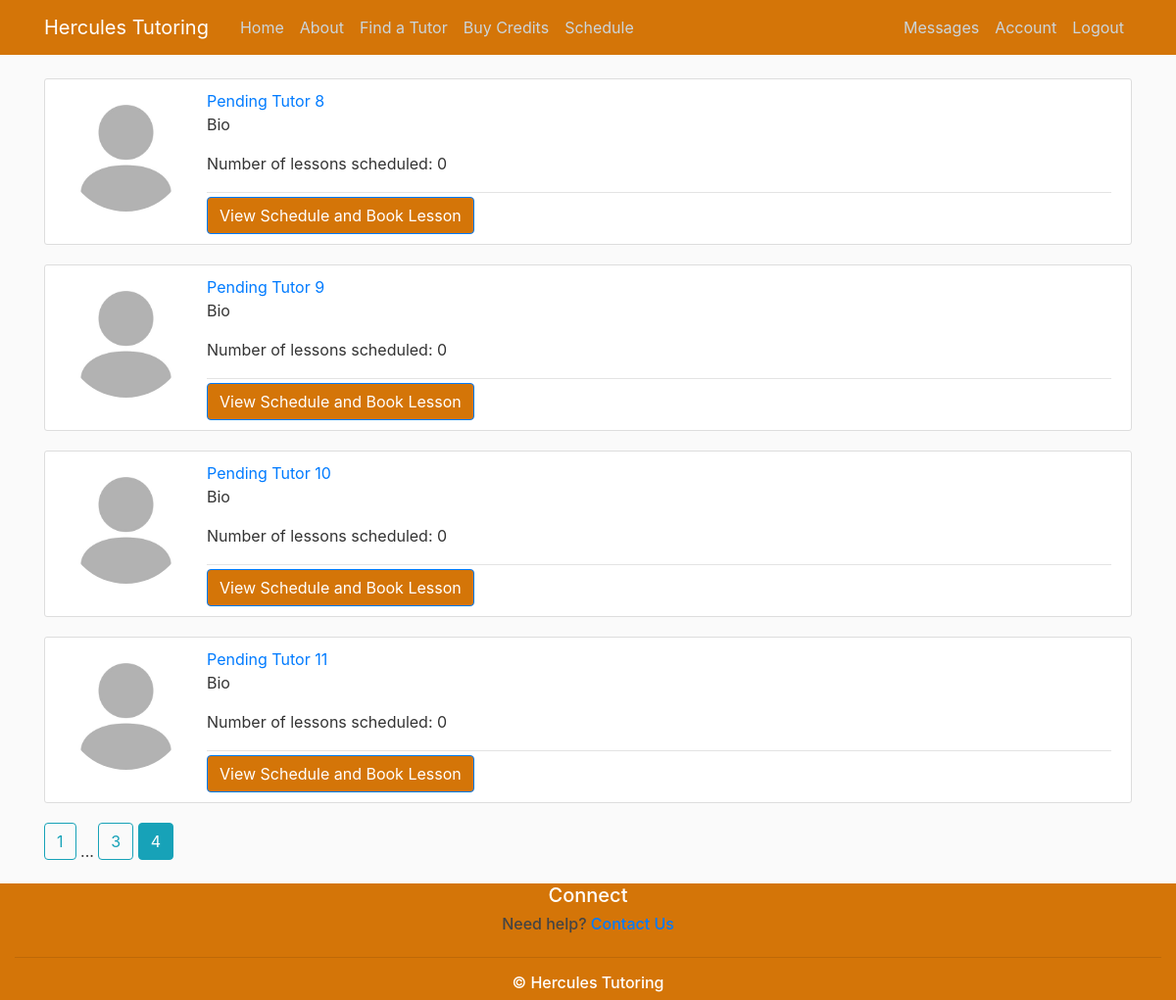
The app's page /find_tutor?page=4 (signed in), older data.
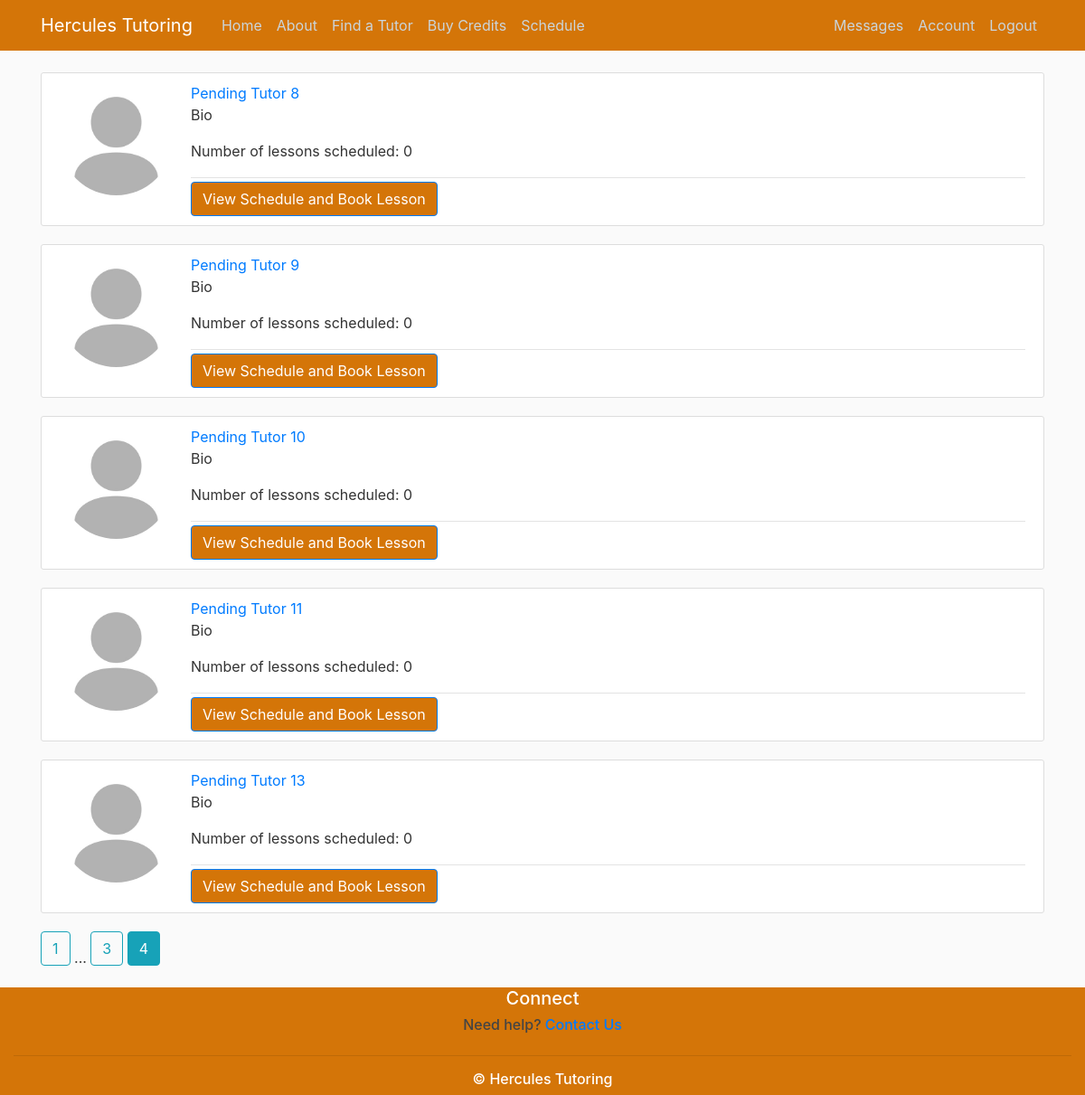
The same page, newer data.
### GRETutoring/models.py (models this page shows, shortened)
class User(db.Model, UserMixin):
    id = db.Column(db.Integer, primary_key=True)
    username = db.Column(db.String(20), unique=True, nullable=False)
    email=db.Column(db.String(120), unique=True, nullable=False)
    role = db.Column(db.String(20), nullable=False, default = "Student") # Student, Tutor, Pending, and Admin
    image_file = db.Column(db.String(20), nullable=False, default='default.jpg') #nullable=False, since they have to have at least the default
    password = db.Column(db.String(60), nullable=False)
    about = db.Column(db.Text(), nullable=True, default = "Bio")
    credits = db.Column(db.Integer, default=0)
    skype_id = db.Column(db.String(120), nullable=True, default="")
    hangouts_id = db.Column(db.String(120), nullable=True, default="")
    paypal_info = db.Column(db.String(120), nullable=True, default="")
    time_zone = db.Column(db.String(120), nullable=True, default="UTC")
    student_classes = db.relationship('Event', backref='student', lazy=True, foreign_keys='Event.student_id')
    tutor_classes = db.relationship('Event', backref='tutor', lazy=True, foreign_keys='Event.tutor_id')
    tutor_free_slots = db.relationship('FreeSlot', backref='tutor', lazy=True)
    sent_messages = db.relationship('Message', backref='sender', lazy=True, foreign_keys='Message.sender_id')
    received_messages = db.relationship('Message', backref='recipient', lazy=True, foreign_keys='Message.recipient_id')
    reviews_about = db.relationship('Review', backref='tutor', lazy=True, foreign_keys='Review.tutor_id')
    reviews_written = db.relationship('Review', backref='student', lazy=True, foreign_keys='Review.student_id')

### GRETutoring/users/routes.py (the view)
@users.route('/find_tutor')
@login_required
def find_tutor():
    if current_user.role == "Tutor":
        abort(403)
    page = request.args.get('page', 1, type=int)
    tutors = User.query.filter_by(role="Tutor").paginate(page=page, per_page=5)
    for tutor in tutors.items:
        tutor.num_lessons = len(Event.query.filter_by(tutor_id = tutor.id).all())
    return render_template("find_tutor.html", tutors=tutors)

### GRETutoring/models.py (called while the page is built)
@login_manager.user_loader
def load_user(id):
    return User.query.get(int(id))

### GRETutoring/templates/find_tutor.html
{% extends 'layout.html' %}
{% block content %}
{% for tutor in tutors.items %}
        <article class="media content-section">
          <img class="rounded-circle account-img" src="{{ url_for('static', filename='profile_pics/' + tutor.image_file) }}">
          <div class="media-body">
            <div class="article-metadata">
              <a class="mr-2" href="{{ url_for('users.view_profile', username=tutor.username) }}">{{ tutor.username }}</a>
                <p class="article-content"> {{tutor.about}} </p>
                <p class="article-content"> Number of lessons scheduled: {{tutor.num_lessons}}</p>
            </div>
              <a href="{{ url_for('scheduling.schedule', tutor_username = tutor.username) }}"> <button class="mr-2 btn btn-primary button-theme" >View Schedule and Book Lesson</button></a>
          </div>
        </article>
    {% endfor %}
    {% for page_num in tutors.iter_pages(left_edge = 1, right_edge=1, left_current=1, right_current=2) %}
        {% if page_num %}
            {% if tutors.page == page_num %}
                <a class="btn btn-info mb-4" href="{{ url_for('users.find_tutor', page=page_num) }}"> {{ page_num }}</a>
            {% else %}
                <a class="btn btn-outline-info mb-4" href="{{ url_for('users.find_tutor', page=page_num) }}"> {{ page_num }}</a>
            {% endif %}
        {% else %}
            ...
        {% endif %}
    {% endfor %}
{% endblock content %}

### GRETutoring/templates/layout.html (shortened to what this page needs)
<!DOCTYPE html>
<html lang="en">
<head>
     <link rel="stylesheet" href="https://maxcdn.bootstrapcdn.com/bootstrap/4.0.0/css/bootstrap.min.css">
    <link rel="stylesheet" type="text/css" href="{{ url_for('static', filename='main.css') }}">
</head>
<body>
<div id="page-container">
    <div id="content-wrap">
<header class="site-header">
  <nav class="navbar navbar-expand-md navbar-dark bg-orange fixed-top">
    <div class="container">
      <a class="navbar-brand mr-4" href="/">Hercules Tutoring</a>
      <div class="collapse navbar-collapse" id="navbarToggle">
        <div class="navbar-nav mr-auto">
          <a class="nav-item nav-link" href="{{ url_for('main.home') }}">Home</a>
          <a class="nav-item nav-link" href="{{ url_for('main.about') }}">About</a>
            {% if current_user.role=="Student" %}
                <a class="nav-item nav-link" href="{{ url_for('users.find_tutor') }}">Find a Tutor</a>
                <a class="nav-item nav-link" href="{{ url_for('transactions.buy_credits') }}">Buy Credits</a>
                <a class="nav-item nav-link" href="{{ url_for('scheduling.student_schedule')}}">Schedule</a>
            {% endif %}
        </div>
        <div class="navbar-nav">
            {% if current_user.is_authenticated %}
                <a class="nav-item nav-link" href="{{ url_for('messaging.message') }}">Messages</a>
                <a class="nav-item nav-link" href="{{ url_for('users.account') }}">Account</a>
                <a class="nav-item nav-link" href="{{ url_for('users.logout') }}">Logout</a>
            {% else %}
              <a class="nav-item nav-link" href="{{ url_for('users.login') }}">Login</a>
              <a class="nav-item nav-link" href="{{ url_for('users.register') }}">Register</a>
            {% endif %}
        </div>
      </div>
    </div>
  </nav>
</header>
<main role="main" class="container">
  <div class="row">
    <div class="col-md-12">
      {% block content %}{% endblock %}
    </div>
  </div>
</main>
    </div>
<footer id="footer">
    <div class="container-fluid bg-orange ">
    <div class="row text-center ">
        <div class="col-12 text-center ">
            <h5 class="footer">Connect</h5>
            <h6>Need help? <a href="{{ url_for('main.contact_us') }}">Contact Us</a></h6>
        </div>
     <div class="col-12">
            <hr class="light-100">
            <h6 style="color:white">&copy; Hercules Tutoring</h6>
        </div>
    </div>
    </div>
</footer>
</div>
</body>
</html>

### GRETutoring/static/main.css (style rules this page uses)
#page-container { position: relative; min-height: 100vh; }
#content-wrap { padding-bottom: 2.5rem; }
#footer { position: absolute; bottom: 0; width: 100%; height: 2.5rem; }
body { background: #fafafa; color: #333333; margin-top: 5rem; }
h1, h2, h3, h4, h5, h6 { color: #444444; }
.button-theme { background-color: #d47508; }
.footer { color:white; }
.bg-orange { background-color: #d47508; }
.site-header .navbar-nav .nav-link { color: #cbd5db; }
.content-section { background: #ffffff; padding: 10px 20px; border: 1px solid #dddddd; border-radius: 3px; margin-bottom: 20px; }
.article-content { white-space: pre-line; }
.article-metadata { padding-bottom: 1px; margin-bottom: 4px; border-bottom: 1px solid #e3e3e3 }
.account-img { height: 125px; width: 125px; margin-right: 20px; margin-bottom: 16px; }

Row changes from the older to the newer data that the page shows:
added User: image_file (placeholder picture), username "Pending Tutor 13", about "Bio", num_lessons "0"
